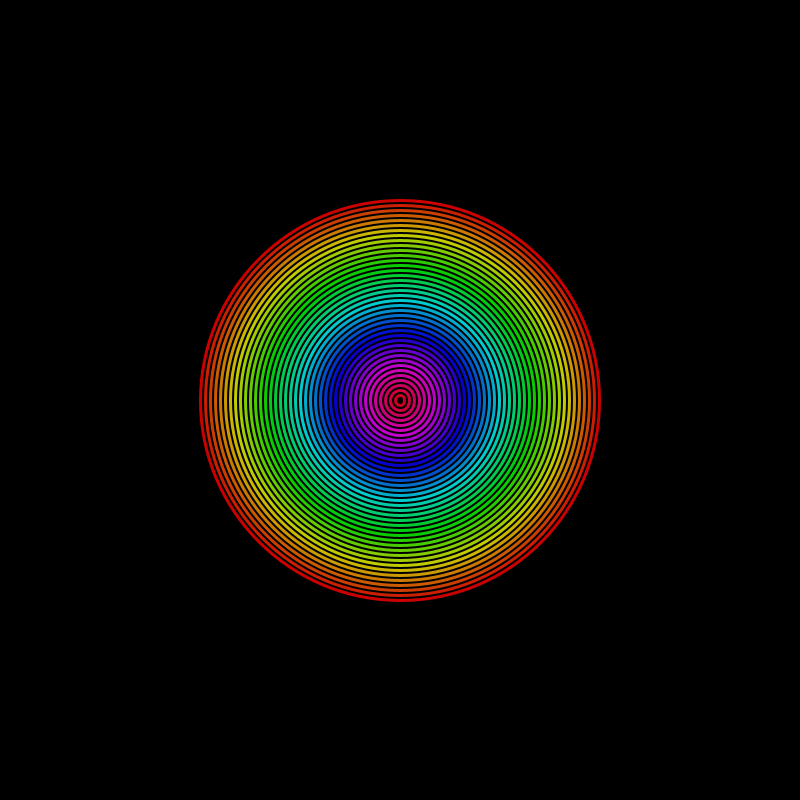
Frame 1 (no input)
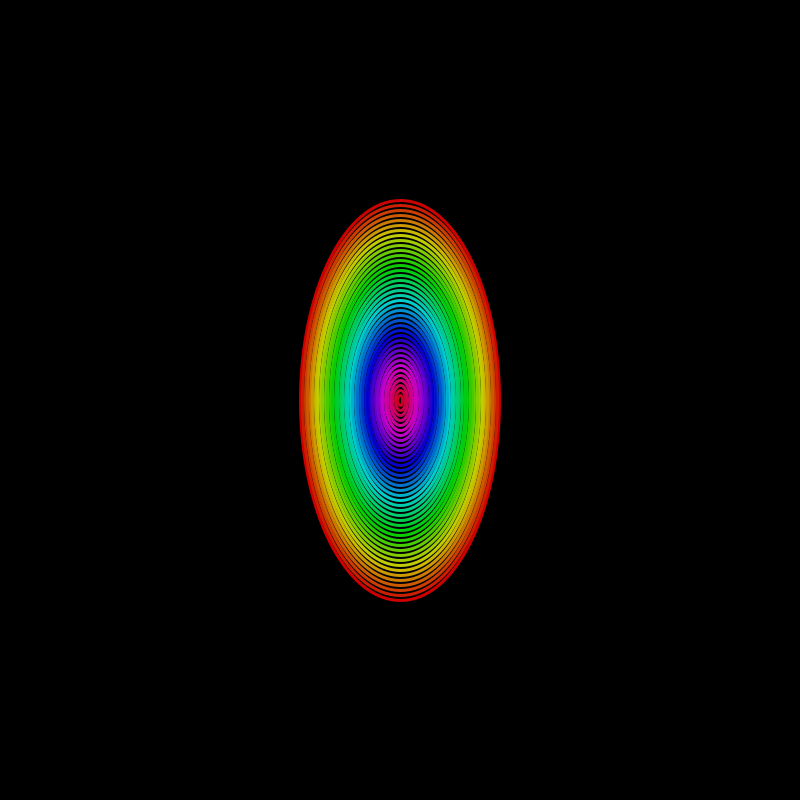
Frame 60 (the mouse pressed at the canvas centre just before this capture)
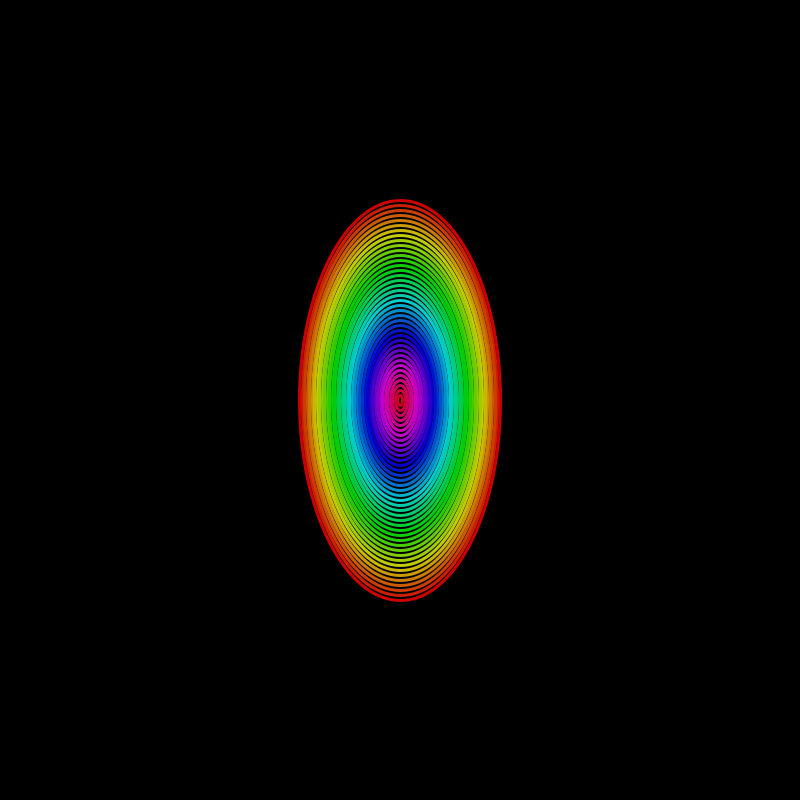
Frame 120 (the mouse held since frame 60 and released just before this capture)

The Processing sketch that drew these frames (run headless with seeded random() and noise(); from frame 60 on, the mouse is pressed at the canvas centre):

// Processing sketch: processing_180869
// ── processing_180869.pde

float x=0;
int a=0;
int i=0;

void setup()
{
  size(800,800);
  colorMode(HSB,360,100,100);
  frameRate(60);
}

void draw()
{
  translate(width/2,height/2);
  background(0,0,0);
  a++;
  x=(width/2)*cos(radians(a));
  
  for(i=0;i<40;i++)
  {
  stroke(9*i,100,80);
  strokeWeight(3);
  noFill();
  ellipse(0,0,x-i*(x/40),height/2-i*10);
  
 //rotate(PI/8);//+frameCount);

  }
}
